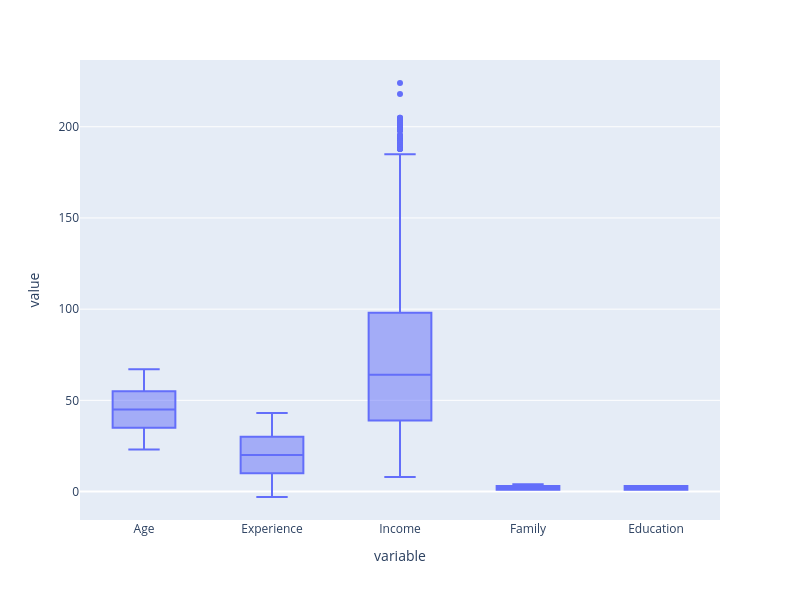

Notebook source saved alongside this figure:
### Code cell
# 5 Number summary
fig= ps.box(df, y=["Age","Experience", "Income", "Family", "Education"], width=800, height=600)
fig.show()

### Figure 1 — Plotly figure (JSON) as saved in the notebook; plotly's stock layout.template omitted (floating-point values rounded to 4 significant figures; data arrays with more than 128 entries replaced by an {"elided": "..."} marker saying what was removed)
{"data": [{"alignmentgroup": "True", "hovertemplate": "variable=%{x}<br>value=%{y}<extra></extra>", "legendgroup": "", "marker": {"color": "#636efa"}, "name": "", "notched": false, "offsetgroup": "", "orientation": "v", "showlegend": false, "type": "box", "x": {"elided": "25000 str values"}, "x0": " ", "xaxis": "x", "y": {"elided": "25000 int values"}, "y0": " ", "yaxis": "y"}], "layout": {"boxmode": "group", "height": 600, "legend": {"tracegroupgap": 0}, "margin": {"t": 60}, "width": 800, "xaxis": {"anchor": "y", "autorange": true, "domain": [0, 1], "range": [-0.5, 4.5], "title": {"text": "variable"}, "type": "category"}, "yaxis": {"anchor": "x", "autorange": true, "domain": [0, 1], "range": [-15.61, 236.6], "title": {"text": "value"}, "type": "linear"}}}
